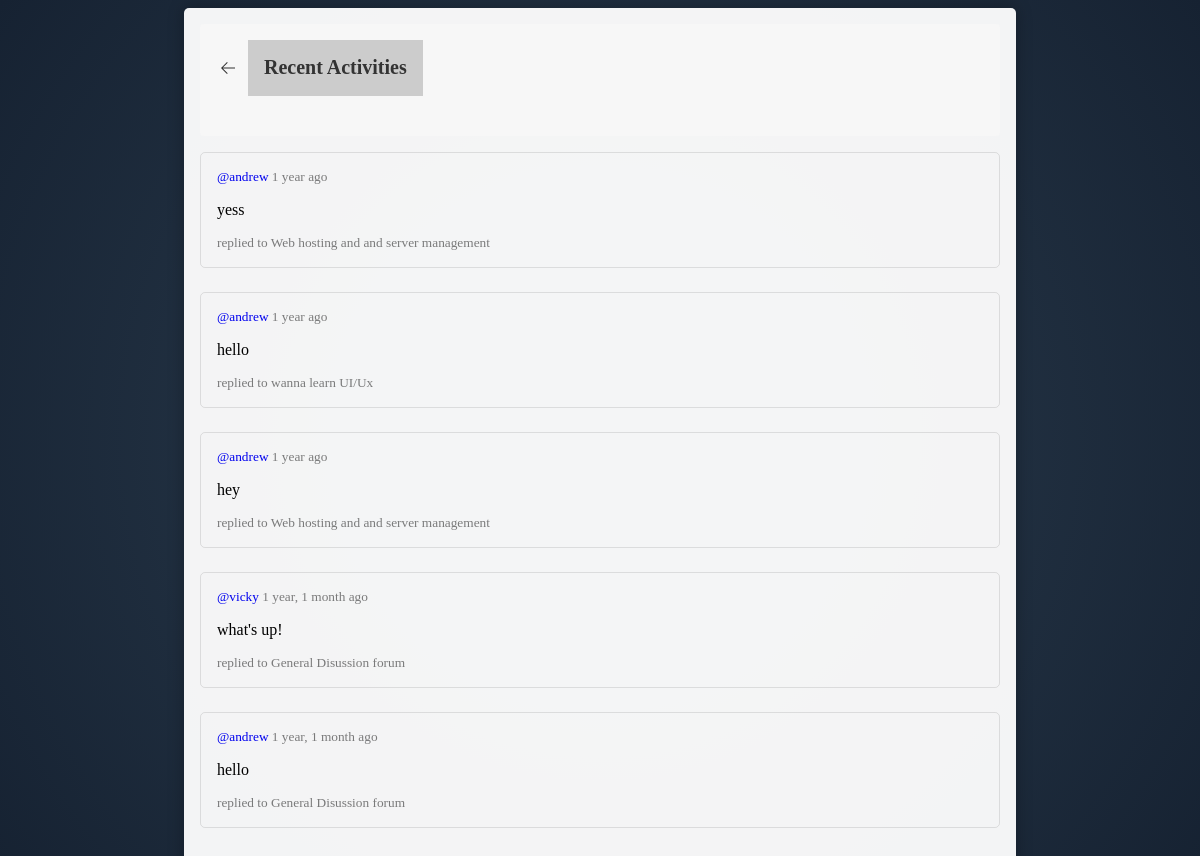
The page /activity/ (signed in) on the database its author committed.
### base/models.py (models this page shows, shortened)
class Message(models.Model):
    user = models.ForeignKey(User, on_delete=models.CASCADE)
    room = models.ForeignKey(Room, on_delete=models.CASCADE)
    body = models.TextField()
    updated = models.DateTimeField(auto_now=True)
    created = models.DateTimeField(auto_now_add=True)
    class Meta:
        ordering = ['-updated', '-created']

class Room(models.Model):
    host = models.ForeignKey(User, on_delete=models.SET_NULL, null=True)
    topic = models.ForeignKey(Topic, on_delete=models.SET_NULL, null=True)
    name = models.CharField(max_length=200)
    description = models.TextField()
    participants = models.ManyToManyField(User, related_name='participants', blank=True)
    created = models.DateTimeField(auto_now_add=True)
    updated = models.DateTimeField(auto_now=True)
    class Meta:
        ordering = ['-updated', '-created']
    def __str__(self):
        return self.name

### base/views.py (the view)
# urls.py: path('activity/', views.activityPage, name="activity"),
@login_required(login_url='login')
def activityPage(request):
    room_messages = Message.objects.all()
    context = {
        'room_messages':room_messages
    }
    return render(request, 'activity.html', context)

### Templates/activity.html (shortened to what this page needs)
    <main class="layout">
      <div class="layout__box">
        <div class="layout__boxHeader">
          <div class="layout__boxTitle">
            <a href="{% url 'home' %}">
              <svg version="1.1" xmlns="http://www.w3.org/2000/svg" width="14" height="14" viewBox="0 0 32 32">
                <title>arrow-left</title>
                <path
                  d="M13.723 2.286l-13.723 13.714 13.719 13.714 1.616-1.611-10.96-10.96h27.625v-2.286h-27.625l10.965-10.965-1.616-1.607z"
                ></path>
              </svg>
            </a>
            <h3>Recent Activities</h3>
          </div>
        </div>
        <div class="activities-page layout__body">
          {% for message in room_messages %}
          <div class="border rounded p-3 mb-3">
            <div class="d-flex justify-content-between">
              <small class="text-muted">
                <a href="{% url 'profile' message.user.id %}" class="text-decoration-none">@{{message.user}}</a> {{message.created|timesince}} ago
              </small>
            </div>
            <p class="mt-1 mb-1">{{message.body}}</p>
            <small class="text-muted">replied to {{message.room}}</small>
          </div>
          {% endfor %}
        </div>
      </div>
    </main>

### Templates/activity.html (style rules this page uses)
.layout__box { background-color: rgba(255, 255, 255, 0.95); padding: 1rem; border-radius: 5px; box-shadow: 0px 0px 15px 1px rgba(0, 0, 0, 0.25); max-width: 800px; width: 100%; }
.layout__boxTitle { display: flex; align-items: center; margin-bottom: 1.5rem; }
.layout__boxTitle h3 { margin-left: 0.5rem; }
.activities-page { margin-top: 1rem; }
.border { border: 1px solid rgba(0, 0, 0, 0.1); }
.rounded { border-radius: 5px; }
.p-3 { padding: 1rem; }
.mb-3 { margin-bottom: 1.5rem; }
.d-flex { display: flex; }
.justify-content-between { justify-content: space-between; }
.text-muted { color: rgba(0, 0, 0, 0.5); }
.text-decoration-none { text-decoration: none; }
.layout { display: flex; justify-content: center; align-items: center; }
h3 { font-size: 20px; margin: 0; padding: 16px; border-bottom: 1px solid #ccc; background-color:#ccc; }
.layout__boxHeader { background-color: #f7f7f7; padding: 16px; border-radius: 4px; display: flex; align-items: center; justify-content: space-between; }
.layout__boxHeader a { display: flex; align-items: center; text-decoration: none; color: #333; font-size: 18px; }
.layout__boxHeader a svg { width: 24px; height: 14px; margin-right: 8px; fill: #333; }
.layout__boxTitle h3 { font-size: 20px; margin: 0; color: #333; }

### rows shown on the page
Message: user "andrew", created "1 year", body "yess", room "Web hosting and and server management"
Message: user "andrew", created "1 year", body "hello", room "wanna learn UI/Ux"
Message: user "andrew", created "1 year", body "hey", room "Web hosting and and server management"
Message: user "vicky", created "1 year, 1 month", body "what's up!", room "General Disussion forum"
Message: user "andrew", created "1 year, 1 month", body "hello", room "General Disussion forum"
